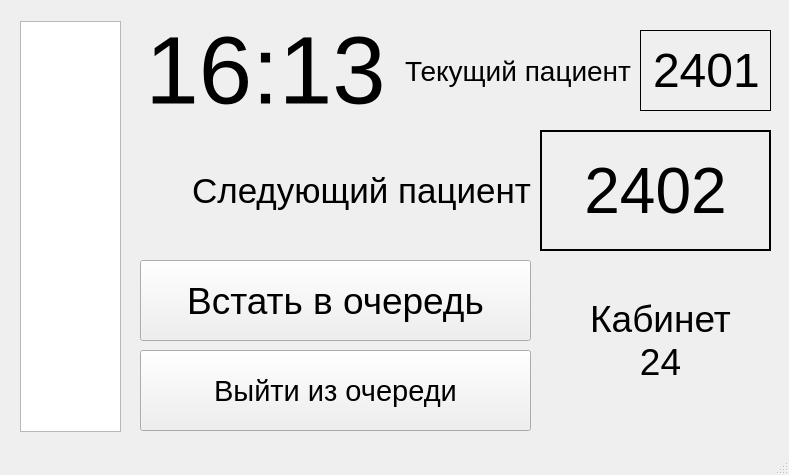
<?xml version="1.0" encoding="UTF-8"?>
<ui version="4.0">
 <class>Stationary_tablet</class>
 <widget class="QMainWindow" name="Stationary_tablet">
  <property name="geometry">
   <rect>
    <x>0</x>
    <y>0</y>
    <width>789</width>
    <height>475</height>
   </rect>
  </property>
  <property name="windowTitle">
   <string>Стационарный планшет</string>
  </property>
  <widget class="QWidget" name="centralwidget">
   <widget class="QLabel" name="label_tag_next_patient">
    <property name="geometry">
     <rect>
      <x>180</x>
      <y>130</y>
      <width>351</width>
      <height>121</height>
     </rect>
    </property>
    <property name="font">
     <font>
      <pointsize>26</pointsize>
     </font>
    </property>
    <property name="text">
     <string>Следующий пациент</string>
    </property>
    <property name="alignment">
     <set>Qt::AlignRight|Qt::AlignTrailing|Qt::AlignVCenter</set>
    </property>
   </widget>
   <widget class="QLabel" name="label_tag_current_patient">
    <property name="geometry">
     <rect>
      <x>390</x>
      <y>30</y>
      <width>241</width>
      <height>81</height>
     </rect>
    </property>
    <property name="font">
     <font>
      <pointsize>21</pointsize>
     </font>
    </property>
    <property name="text">
     <string>Текущий пациент</string>
    </property>
    <property name="alignment">
     <set>Qt::AlignRight|Qt::AlignTrailing|Qt::AlignVCenter</set>
    </property>
   </widget>
   <widget class="QLabel" name="label_current_patient">
    <property name="geometry">
     <rect>
      <x>640</x>
      <y>30</y>
      <width>131</width>
      <height>81</height>
     </rect>
    </property>
    <property name="font">
     <font>
      <pointsize>36</pointsize>
     </font>
    </property>
    <property name="frameShape">
     <enum>QFrame::Panel</enum>
    </property>
    <property name="text">
     <string>2401</string>
    </property>
    <property name="alignment">
     <set>Qt::AlignLeading|Qt::AlignLeft|Qt::AlignVCenter</set>
    </property>
   </widget>
   <widget class="QLabel" name="label_next_patient">
    <property name="geometry">
     <rect>
      <x>540</x>
      <y>130</y>
      <width>231</width>
      <height>121</height>
     </rect>
    </property>
    <property name="font">
     <font>
      <pointsize>48</pointsize>
     </font>
    </property>
    <property name="frameShape">
     <enum>QFrame::WinPanel</enum>
    </property>
    <property name="frameShadow">
     <enum>QFrame::Plain</enum>
    </property>
    <property name="text">
     <string>2402</string>
    </property>
    <property name="alignment">
     <set>Qt::AlignCenter</set>
    </property>
   </widget>
   <widget class="QPushButton" name="button_get_in_queue">
    <property name="geometry">
     <rect>
      <x>140</x>
      <y>260</y>
      <width>391</width>
      <height>81</height>
     </rect>
    </property>
    <property name="font">
     <font>
      <pointsize>28</pointsize>
     </font>
    </property>
    <property name="text">
     <string>Встать в очередь</string>
    </property>
   </widget>
   <widget class="QPushButton" name="button_get_out_of_queue">
    <property name="geometry">
     <rect>
      <x>140</x>
      <y>350</y>
      <width>391</width>
      <height>81</height>
     </rect>
    </property>
    <property name="font">
     <font>
      <pointsize>22</pointsize>
     </font>
    </property>
    <property name="text">
     <string>Выйти из очереди</string>
    </property>
   </widget>
   <widget class="QLabel" name="label_cabinet_num">
    <property name="geometry">
     <rect>
      <x>580</x>
      <y>300</y>
      <width>161</width>
      <height>81</height>
     </rect>
    </property>
    <property name="font">
     <font>
      <pointsize>28</pointsize>
     </font>
    </property>
    <property name="frameShape">
     <enum>QFrame::NoFrame</enum>
    </property>
    <property name="text">
     <string>Кабинет
24</string>
    </property>
    <property name="alignment">
     <set>Qt::AlignCenter</set>
    </property>
   </widget>
   <widget class="QLabel" name="label_clock">
    <property name="geometry">
     <rect>
      <x>140</x>
      <y>20</y>
      <width>251</width>
      <height>101</height>
     </rect>
    </property>
    <property name="font">
     <font>
      <pointsize>72</pointsize>
     </font>
    </property>
    <property name="text">
     <string>16:13</string>
    </property>
    <property name="alignment">
     <set>Qt::AlignCenter</set>
    </property>
   </widget>
   <widget class="QTableWidget" name="table_view">
    <property name="geometry">
     <rect>
      <x>20</x>
      <y>21</y>
      <width>101</width>
      <height>411</height>
     </rect>
    </property>
   </widget>
  </widget>
  <widget class="QMenuBar" name="menubar">
   <property name="geometry">
    <rect>
     <x>0</x>
     <y>0</y>
     <width>789</width>
     <height>20</height>
    </rect>
   </property>
  </widget>
  <widget class="QStatusBar" name="statusbar"/>
 </widget>
 <resources/>
 <connections/>
</ui>
